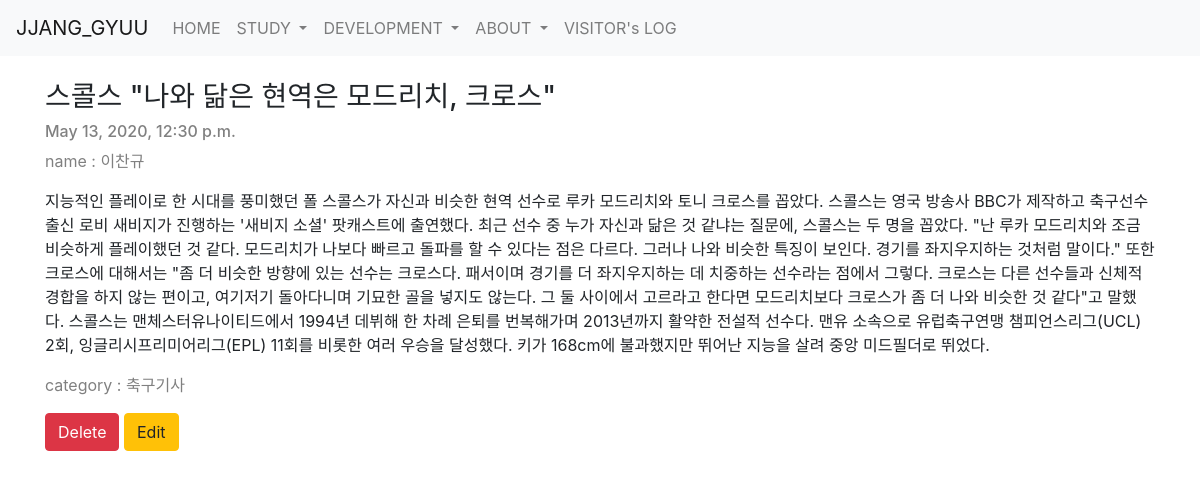
Page /blog/12 on the committed database.
### myapp/models.py (models this page shows, shortened)
class Blog(models.Model):
    objects = models.Manager() # solution for "class has no objects member error"
    writer = models.CharField(null=True, max_length = 50)
    title = models.CharField(max_length = 200)
    pub_date = models.DateTimeField('date published')
    body = models.TextField()
    category = models.CharField(null=True, max_length = 50, help_text='friend, family')

### myapp/views.py (the view)
# urls.py: path('blog/<int:blog_id>', myapp.views.detail, name="detail"),
def detail(request, blog_id):
    details = get_object_or_404(Blog, pk = blog_id)
    return render(request, 'detail.html', {'details' : details})

### myapp/templates/detail.html (shortened to what this page needs)
{% extends 'base.html' %}
    {% block contents %}
    <br>
    <div class="container">
        <h3> {{details.title}} </h3>
        <h6 style="color:grey"> {{ details.pub_date }} </h6>
        <p class="card-text", style="color:grey"> name : {{ details.writer }} </p>
        <p> {{details.body}} </p>
        <p class="card-text", style="color:grey"> category : {{ details.category }} </p>
    <a href = "{% url 'delete' details.id %}", class = "btn btn-danger"> Delete </a>
    <a href = "{% url 'edit' details.id %}", class = "btn btn-warning"> Edit </a>
    </div>
    <br>
    {% endblock %}

### rows in the picture
Blog: title "스콜스 \"나와 닮은 현역은 모드리치, 크로스\"", pub_date "May 13, 2020, 12:30 p.m.", writer "이찬규", body "지능적인 플레이로 한 시대를 풍미했던 폴 스콜스가 자신과 비슷한 현역 선수로 루카 모드리치와 토니 크로스를 꼽았다. 스콜스는 영국 방송사 BBC가 제작하고 축구선수 출신 로비 새비지가 진행하는 '새비지 소셜' 팟캐스트에 출연했다. 최근 선수 중 누가 자신과 닮은 것 같냐는 질문에, 스콜스는 두 명을 꼽았다. \"난 루카 모드리치와 조금 비슷하게 플레이했던 것 같다. 모드리치가 나보다 빠르고 돌파를 할 수 있다는 점은 다르다. 그러나 나와 비슷한 특징이 보인다. 경기를 좌지우지하는 것처럼 말이다.\" 또한 크로스에 대해서는 \"좀 더 비슷한 방향에 있는 선수는 크로스다. 패서이며 경기를 더 좌지우지하는 데 치중하는 선수라는 점에서 그렇다. 크로스는 다른 선수들과 신체적 경합을 하지 않는 편이고, 여기저기 돌아다니며 기묘한 골을 넣지도 않는다. 그 둘 사이에서 고르라고 한다면 모드리치보다 크로스가 좀 더 나와 비슷한 것 같다\"고 말했다. 스콜스는 맨체스터유나이티드에서 1994년 데뷔해 한 차례 은퇴를 번복해가며 2013년까지 활약한 전설적 선수다. 맨유 소속으로 유럽축구연맹 챔피언스리그(UCL) 2회, 잉글리시프리미어리그(EPL) 11회를 비롯한 여러 우승을 달성했다. 키가 168cm에 불과했지만 뛰어난 지능을 살려 중앙 미드필더로 뛰었다.", category "축구기사"
